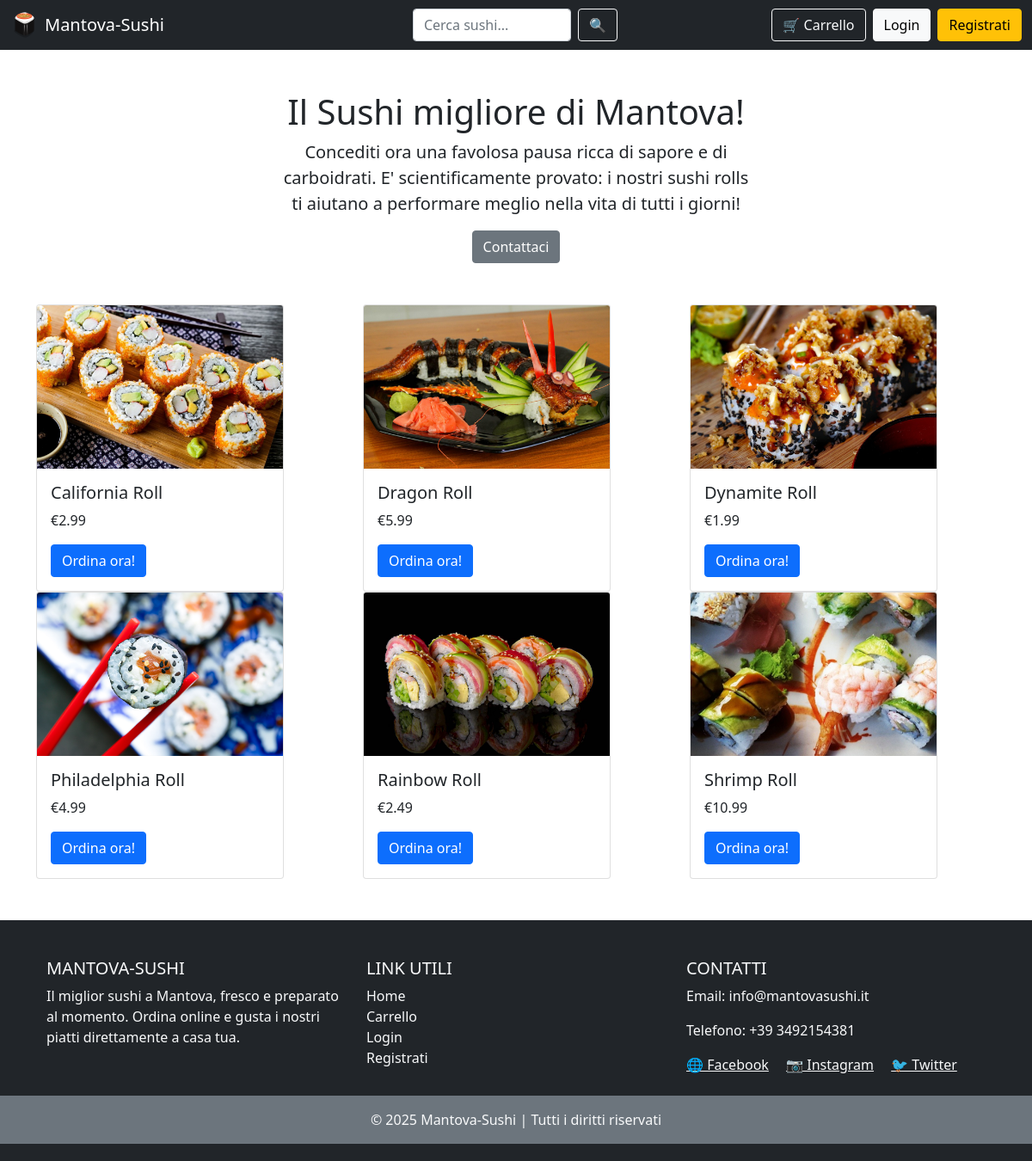
The page /rolls/ on the database its author committed.
### rolls/models.py (models this page shows, shortened)
class Roll(models.Model):
    nome = models.CharField(max_length=20)
    prezzo = models.FloatField()
    immagine = models.ImageField()
    class Meta:
        verbose_name = "Prodotto"
        verbose_name_plural = "Prodotti"

### rolls/views.py (the view)
# urls.py: path('', views.rolls, name='home'),
def rolls(request):
    rolls = Roll.objects.all()
    return render(request, 'rolls/sushi-rolls.html', {'rolls': rolls})

### rolls/templates/rolls/sushi-rolls.html
{% extends 'rolls/common.html'%}
{% block content %}
 <div class="container my-5 text-center" style="max-width:580px">
        <h1>Il Sushi migliore di Mantova!</h1>
        <p class="lead">Concediti ora una favolosa pausa ricca di sapore e di carboidrati. E'
            scientificamente provato: i nostri sushi rolls ti aiutano a performare meglio nella vita di tutti i giorni!
        </p>
        <a href="{% url 'contattaci' %}" type="button"  class="btn btn-secondary">Contattaci</a>
    </div>
    <div class="container">
        <div class="row">
            {% for roll in rolls %}
            <div class="col-sm">
                <div class="card" style="width: 18rem;">
                    <img src="{{roll.immagine.url}}" class="card-img-top" alt="...">
                    <div class="card-body">
                        <h5 class="card-title">{{roll.nome}} Roll</h5>
                        <p class="card-text">€{{roll.prezzo}} </p>
                        <a href="{% url 'aggiungi_al_carrello' roll.id %}" class="btn btn-primary">Ordina ora!</a>
                    </div>
                </div>
            </div>
            {% endfor %}
        </div>
    </div>
{% endblock %}

### rolls/templates/rolls/common.html (shortened to what this page needs)
<!doctype html>
<html lang="en">
<head>
    <link href="https://cdn.jsdelivr.net/npm/bootstrap@5.0.0-beta2/dist/css/bootstrap.min.css" rel="stylesheet"
>
</head>
<body>
    <nav class="navbar navbar-dark bg-dark">
        <div class="container-fluid">
            <a class="navbar-brand d-flex align-items-center" href="{% url 'home' %}">
                {% load static %}
                <img src="{% static 'rolls/logo.png' %}" alt="Logo" width="32" height="32" class="d-inline-block align-top me-2">
                Mantova-Sushi
            </a>
            <div class="d-flex justify-content-center flex-grow-1" style="margin-left: 8%;">
                <form class="d-flex" method="get" action="{% url 'search' %}" style="width: 40%;">
                    <input class="form-control me-2" type="search" name="q" placeholder="Cerca sushi..." aria-label="Search">
                    <button class="btn btn-outline-light" type="submit">🔍</button>
                </form>
            </div>
            <div class="d-flex ms-auto">
                <a href="{% url 'carrello' %}" class="btn btn-outline-light position-relative me-2">
                    🛒 Carrello
                </a>
                {% if user.is_authenticated %}
                    <span class="navbar-text me-2">Ciao, {{ user.first_name|default:user.username }}</span>
                    <a href="{% url 'logout' %}" class="btn btn-light">Logout</a>
                {% else %}
                    <a href="{% url 'login' %}?next={{ request.path }}" class="btn btn-light me-2">Login</a>
                    <a href="{% url 'signup' %}" class="btn btn-warning">Registrati</a>
                {% endif %}
            </div>
        </div>
    </nav>
    <main>
        {% block content %}
        {% endblock %}
    </main>
    <footer class="bg-dark text-light text-center text-lg-start mt-5">
        <div class="container p-4">
            <div class="row">
                <div class="col-lg-4 col-md-6 mb-4 mb-md-0">
                    <h5 class="text-uppercase">Mantova-Sushi</h5>
                    <p>
                        Il miglior sushi a Mantova, fresco e preparato al momento.
                        Ordina online e gusta i nostri piatti direttamente a casa tua.
                    </p>
                </div>
                <div class="col-lg-4 col-md-6 mb-4 mb-md-0">
                    <h5 class="text-uppercase">Link utili</h5>
                    <ul class="list-unstyled mb-0">
                        <li><a href="{% url 'home' %}" class="text-light text-decoration-none">Home</a></li>
                        <li><a href="{% url 'carrello' %}" class="text-light text-decoration-none">Carrello</a></li>
                        <li><a href="{% url 'login' %}" class="text-light text-decoration-none">Login</a></li>
                        <li><a href="{% url 'signup' %}" class="text-light text-decoration-none">Registrati</a></li>
                    </ul>
                </div>
                <div class="col-lg-4 col-md-12 mb-4 mb-md-0">
                    <h5 class="text-uppercase">Contatti</h5>
                    <p>Email: info@mantovasushi.it</p>
                    <p>Telefono: +39 3492154381</p>
                    <div>
                        <a href="#" class="text-light me-3">🌐 Facebook</a>
                        <a href="#" class="text-light me-3">📷 Instagram</a>
                        <a href="#" class="text-light">🐦 Twitter</a>
                    </div>
                </div>
            </div>
        </div>
        <div class="text-center p-3 bg-secondary">
            © 2025 Mantova-Sushi | Tutti i diritti riservati
        </div>
    </footer>
</body>
</html>

### rolls/templates/rolls/common.html (style rules this page uses)
body { display: flex; flex-direction: column; min-height: 100vh; }
main { flex: 1; }
footer { background-color: #212529; color: white; padding: 20px 0; }

### rows shown on the page
Roll: immagine (picture), nome "California", prezzo "2.99"
Roll: immagine (picture), nome "Dragon", prezzo "5.99"
Roll: immagine (picture), nome "Dynamite", prezzo "1.99"
Roll: immagine (picture), nome "Philadelphia", prezzo "4.99"
Roll: immagine (picture), nome "Rainbow", prezzo "2.49"
Roll: immagine (picture), nome "Shrimp", prezzo "10.99"
